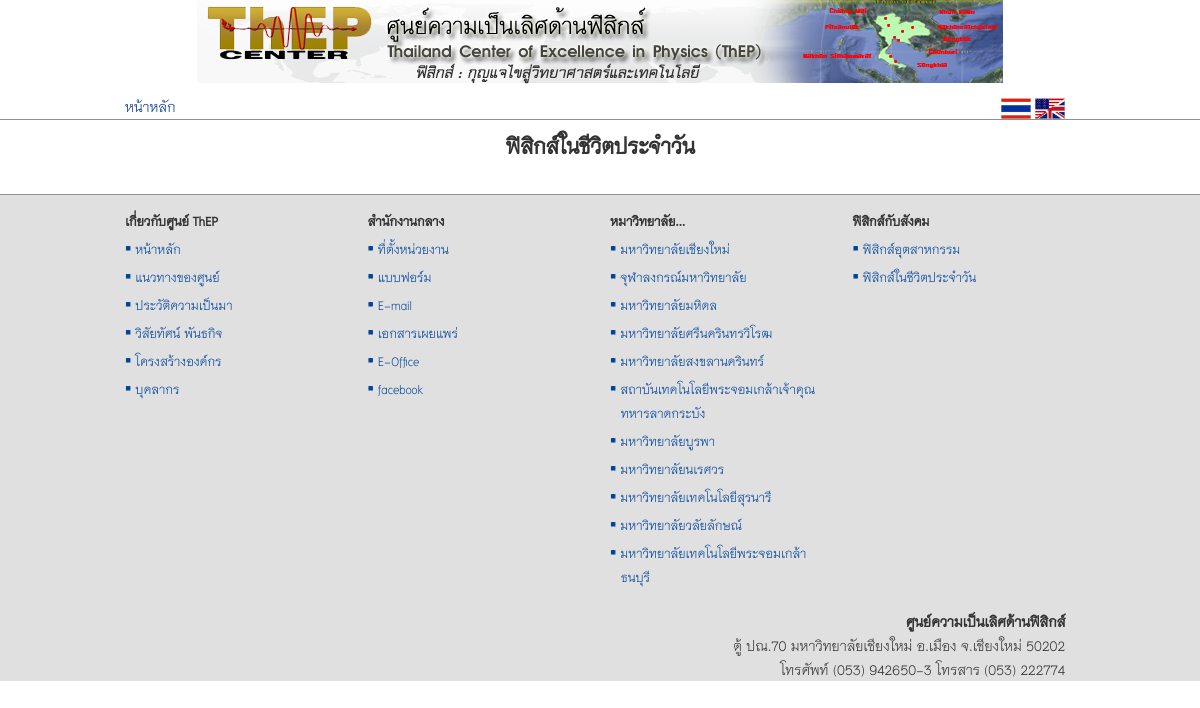
Page /views/daily-life.php?show=all on the earlier database version.
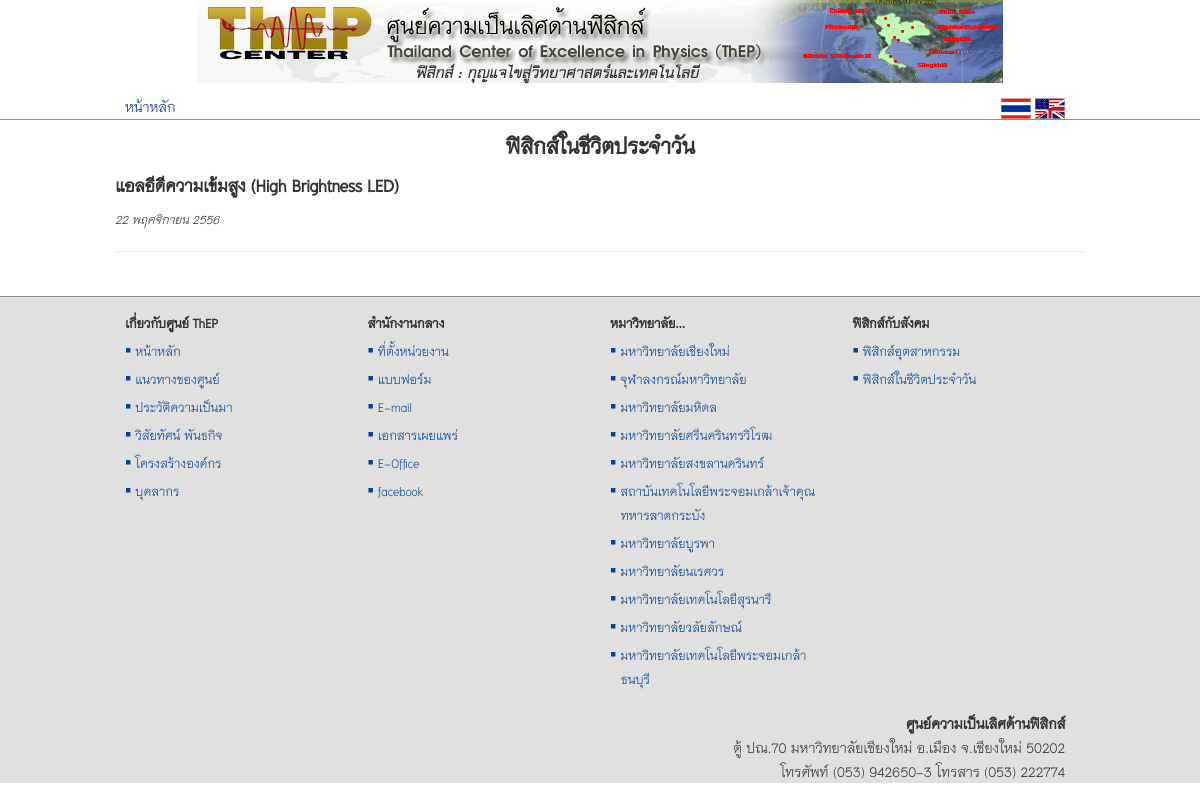
Same page on the later database version.
### tables this page shows
CREATE TABLE `tb_social` (
  `id` int(11) NOT NULL auto_increment,
  `type` varchar(255) NOT NULL,
  `title` varchar(255) NOT NULL,
  `date` varchar(255) NOT NULL,
  `featured_img` varchar(255) NOT NULL,
  `content_short` text NOT NULL,
  `content_long` text NOT NULL,
  `modified` varchar(255) NOT NULL,
  PRIMARY KEY  (`id`)
);

### src/system/functions.php (called while the page is built, shortened)
<?php
function thai_date($str_date, $show_day = "n") {
    $time_stamp = strtotime($str_date);
    $days = array("อาทิตย์", "จันทร์", "อังคาร", "พุธ", "พฤหัสบดี", "ศุกร์", "เสาร์");
    $months = array("มกราคม", "กุมภาพันธ์", "มีนาคม", "เมษายน", "พฤษภาคม", "มิถุนายน", "กรกฎาคม", "สิงหาคม", "กันยายน", "ตุลาคม", "พฤศจิกายน", "ธันวาคม");
    $d = date('w', $time_stamp);
    $day = $days[$d];
    $date = date('j', $time_stamp);
    $m = date('m', $time_stamp) - 1;
    $month = $months[$m];
    $year = date('Y', $time_stamp) + 543;
    if ($show_day == 'y') {
        return "วัน$day ที่ $date $month พ.ศ.$year";
    } else {
        return "$date $month $year";
    }
}
?>

### src/views/daily-life.php (the view, shortened to what this page needs)
<?php
$type = 'daily-life';
?>
</head>
<body>
    <div class="container">
        <div id="show-social" class="row">
            <?php
            if (isset($_GET['article_id'])) {
                $article_id = $_GET['article_id'];
                ?>
                <div class="col-sm-9 col-md-9">
                    <?php
                    $admin_txt = '
                    <p>
                        <a id="edit-social" style="cursor: pointer; font-weight: bold;"><span class="glyphicon glyphicon-wrench"></span> Edit</a>
                    </p>
                    <script>
                        $(function() {
                            $("#edit-social").click(function() {
                                $(document).ajaxStart(function() {
                                    $("#show-social").html("<div class=\"span12 text-center\" ><img src=\"../images/demo_wait.gif\"></div>");
                                });
                                $.get("' . controller('edit-social') . '", {edit_social:' . $article_id . '},
                                function(data) {
                                    $("#show-social").html(data);
                                }
                                );
                            });
                        });
                    </script>
                             ';
                    admin($admin_txt);
                    $sql = "SELECT * FROM tb_social WHERE id = $article_id AND type = '$type';";
                    $result = mysql_query($sql);
                    if (!empty($result)) {
                        while ($p = mysql_fetch_array($result)) {
                            echo '
                    <div>
                        <h2>' . htmlspecialchars_decode($p['title']) . '</h2>
                        <p><small><em>' . thai_date($p['date']) . '</small></em></p>
                        ' . htmlspecialchars_decode($p['content_long']) . '
                    </div>
                            ';
                        }
                    } else {
                        echo '
                        <div class="bs-example">
                            <p>ขออภัย ไม่พบข้อมูล</p>
                        </div>
                        ';
                    }
                    ?>
                </div>
                <div class="col-sm-3 col-md-3">
                    <h3 class="text-center">บทความย้อนหลัง</h3>
                    <?php
                    $sql = "SELECT * FROM tb_social WHERE type = '$type' ORDER BY date DESC;";
                    $result = mysql_query($sql);
                    if (mysql_num_rows($result) > 0) {
                        while ($p = mysql_fetch_array($result)) {
                            echo '
                        <p><a href="' . $type . '.php?article_id=' . $p['id'] . '">' . htmlspecialchars_decode($p['title']) . '</a></p>
                        <hr>
                            ';
                        }
                        ?>
                        <a href="<?php echo $type; ?>.php?show=all"><em>บทความทั้งหมด</em></a>
                        <?php
                    } else {
                        echo '
                        <div class="bs-example">
                            <p>ขออภัย ไม่พบข้อมูล</p>
                        </div>
                        ';
                    }
                    ?>
                </div>
                <?php
            } elseif (isset($_GET['show'])) {
                echo '<h2 class="text-center">ฟิสิกส์ในชีวิตประจำวัน</h2>';
                $sql = "SELECT * FROM tb_social WHERE type = '$type' ORDER BY date DESC;";
                $result = mysql_query($sql);
                if (mysql_num_rows($result) > 0) {
                    while ($p = mysql_fetch_array($result)) {
                        echo '
                        <h3><a href="' . $type . '.php?article_id=' . $p['id'] . '">' . htmlspecialchars_decode($p['title']) . '</a></h3>
                        <small><em>' . thai_date($p['date']) . '</em></small>
                        <hr>
                            ';
                    }
                }
            }
            ?>
        </div>
    </div>
</body>
</html>

Differences in the rows shown:
added tb_social: title "แอลอีดีความเข้มสูง (High Brightness LED)", date "22 พฤศจิกายน 2556"
